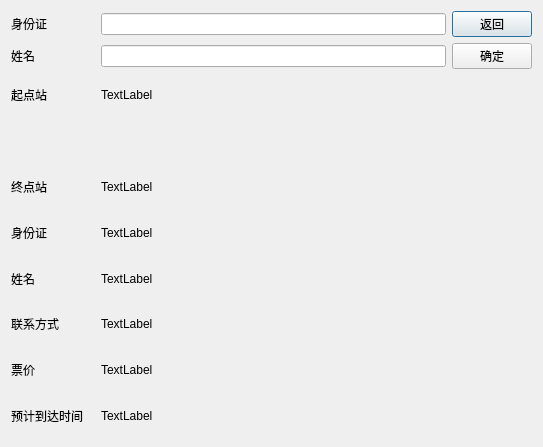
<?xml version="1.0" encoding="UTF-8"?>
<ui version="4.0">
 <class>chuxungoupiaoxinxi</class>
 <widget class="QDialog" name="chuxungoupiaoxinxi">
  <property name="geometry">
   <rect>
    <x>0</x>
    <y>0</y>
    <width>543</width>
    <height>447</height>
   </rect>
  </property>
  <property name="windowTitle">
   <string>Dialog</string>
  </property>
  <layout class="QGridLayout" name="gridLayout">
   <item row="0" column="0" colspan="3">
    <widget class="QLabel" name="label">
     <property name="text">
      <string>身份证</string>
     </property>
    </widget>
   </item>
   <item row="0" column="3">
    <widget class="QLineEdit" name="shen"/>
   </item>
   <item row="0" column="5">
    <widget class="QPushButton" name="fanhui">
     <property name="text">
      <string>返回</string>
     </property>
    </widget>
   </item>
   <item row="1" column="0" colspan="2">
    <widget class="QLabel" name="v">
     <property name="text">
      <string>姓名</string>
     </property>
    </widget>
   </item>
   <item row="1" column="3">
    <widget class="QLineEdit" name="xing"/>
   </item>
   <item row="1" column="5">
    <widget class="QPushButton" name="t">
     <property name="text">
      <string>确定</string>
     </property>
    </widget>
   </item>
   <item row="3" column="0">
    <widget class="QLabel" name="r_2">
     <property name="text">
      <string/>
     </property>
    </widget>
   </item>
   <item row="4" column="0">
    <widget class="QLabel" name="zhong">
     <property name="text">
      <string>终点站</string>
     </property>
    </widget>
   </item>
   <item row="5" column="0">
    <widget class="QLabel" name="sheng">
     <property name="text">
      <string>身份证</string>
     </property>
    </widget>
   </item>
   <item row="6" column="0">
    <widget class="QLabel" name="xing_2">
     <property name="text">
      <string>姓名</string>
     </property>
    </widget>
   </item>
   <item row="7" column="0">
    <widget class="QLabel" name="dian">
     <property name="text">
      <string>联系方式</string>
     </property>
    </widget>
   </item>
   <item row="8" column="0">
    <widget class="QLabel" name="jia">
     <property name="text">
      <string>票价</string>
     </property>
    </widget>
   </item>
   <item row="9" column="0">
    <widget class="QLabel" name="time">
     <property name="text">
      <string>预计到达时间</string>
     </property>
    </widget>
   </item>
   <item row="2" column="0">
    <widget class="QLabel" name="qi">
     <property name="text">
      <string>起点站</string>
     </property>
    </widget>
   </item>
   <item row="2" column="3">
    <widget class="QLabel" name="qidianzhan">
     <property name="text">
      <string>TextLabel</string>
     </property>
    </widget>
   </item>
   <item row="4" column="3">
    <widget class="QLabel" name="zhongdianzhan">
     <property name="text">
      <string>TextLabel</string>
     </property>
    </widget>
   </item>
   <item row="5" column="3">
    <widget class="QLabel" name="shenfenzheng">
     <property name="text">
      <string>TextLabel</string>
     </property>
    </widget>
   </item>
   <item row="6" column="3">
    <widget class="QLabel" name="xingming">
     <property name="text">
      <string>TextLabel</string>
     </property>
    </widget>
   </item>
   <item row="7" column="3">
    <widget class="QLabel" name="dianhuahaoma">
     <property name="text">
      <string>TextLabel</string>
     </property>
    </widget>
   </item>
   <item row="8" column="3">
    <widget class="QLabel" name="piaojia">
     <property name="text">
      <string>TextLabel</string>
     </property>
    </widget>
   </item>
   <item row="9" column="3">
    <widget class="QLabel" name="yujidaodashijian">
     <property name="text">
      <string>TextLabel</string>
     </property>
    </widget>
   </item>
  </layout>
 </widget>
 <resources/>
 <connections/>
</ui>
